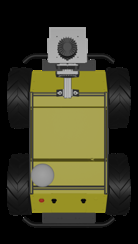
#> input picture husky_topdown.png, 138 x 244 px
$ python -i image_similarity_utils.py   (imports and definitions only)
#> lines starting #> are read from the running program, lines starting #| are printed output that depends on the picture
import os, numpy as np, cv2 as cv, pickle, gc
from pathlib import Path
from skimage.feature import hog
from scipy.spatial import KDTree
import matplotlib
# [1 line not run here, left out]
import matplotlib.pyplot as plt
from matplotlib import gridspec, patches as mpatches
from matplotlib.patches import Polygon as MplPolygon, Ellipse
from shapely.ops import unary_union
from shapely.geometry import Point as ShapelyPoint

TARGET_HW = (512, 512)
TOPK_RETRIEVE = 50
TOPK_SHOW = 4     # now show 4; 2×2 grid
timestamp = 1650825687996141824  # nanoseconds

# Distinct, colorblind-friendly colors (we only need 4)
GRID_COLORS = [plt.cm.tab10(i) for i in [0, 1, 2, 3]]


# [31 lines left out: function sift_ransac_inlier_ratio, not called in this run]

def letterbox(im, hw=TARGET_HW):
    th, tw = hw
    h, w = im.shape[:2]
    s = min(tw / w, th / h)
    nw, nh = int(round(w * s)), int(round(h * s))
    r = cv.resize(im, (nw, nh), interpolation=cv.INTER_AREA if s < 1 else cv.INTER_LINEAR)
    can = np.zeros((th, tw), dtype=r.dtype)
    top = (th - nh) // 2
    left = (tw - nw) // 2
    can[top:top + nh, left:left + nw] = r
    return can

def load_gray_eq(p):
#> called with p = '../../husky_topdown.png'
    im = cv.imread(p, cv.IMREAD_GRAYSCALE)
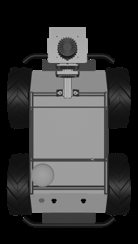
#> im: shape (244, 138); min 0, max 190, mean 59.7
    if im is None:
        print("load_gray_eq!")
        return None
    im = cv.GaussianBlur(im, (3, 3), 0)
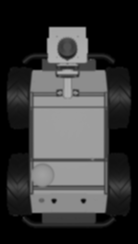
#> im: shape (244, 138); min 0, max 178, mean 59.7
    im = cv.createCLAHE(2.0, (8, 8)).apply(im)
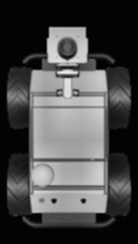
#> im: shape (244, 138); min 2, max 237, mean 74.8
    return letterbox(im)
#> in letterbox, `can[top:top + nh, left:left + nw] = r`:
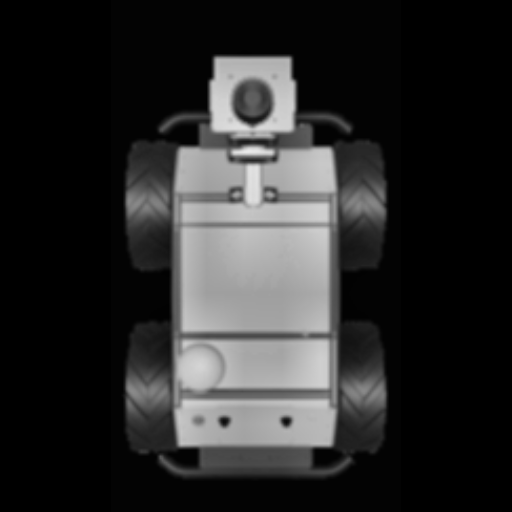
#> can: shape (512, 512); min 0, max 234, mean 42.3

# [13 lines left out: functions grad, hog_vec, not called in this run]

def hog_vec_on_grad(im):
    return hog_vec(grad(im))

import numpy as np

# [106 lines left out: functions cos_sims, ssim, chamfer, ecc_align, mahalanobis_inside, compute_similarity_metrics and 2 more, not called in this run]

>>> result = load_gray_eq('../../husky_topdown.png')
